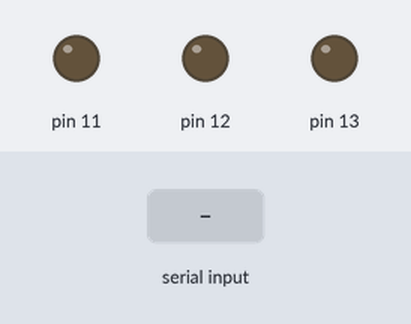
Bench run of a sketch on a simulated Arduino Uno, built with avr-gcc and run on an emulated ATmega328P. Shown: output pins drawn as LEDs (lit = HIGH). The inputs (shaded band) are chosen by the test bench. What the sketch prints to the serial monitor is not drawn.

Above: at 1.2 s.
1.3 s: "q" received over Serial
At 1.7 s:
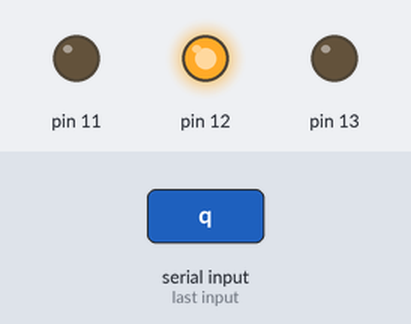
2.8 s: "a" received over Serial
At 4.0 s:
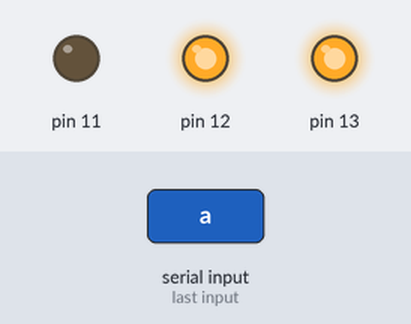
4.3 s: "w" received over Serial
At 5.2 s:
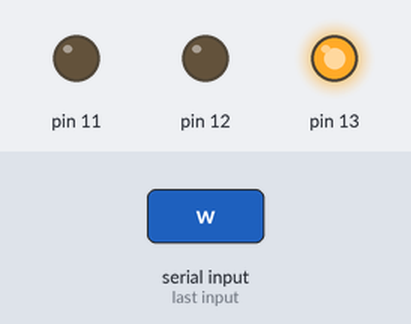
Timing chart, 0 to 7.3 s (numbered marks = the images above; inputs shaded):
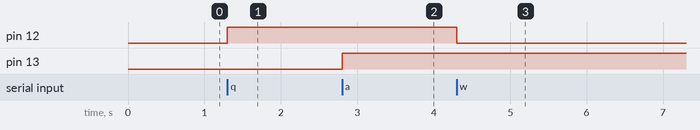

Measured:
- after the input at 1.3 s, pin 12: LOW → HIGH at once
- after the input at 2.8 s, pin 13: LOW → HIGH at once
- after the input at 4.3 s, pin 12: HIGH → LOW at once

The sketch:

Uni_Stepper_v01.ino
```cpp
#include <Stepper.h>
const int stepsPerRevolution = 2000;  // change this to fit the number of steps per revolution

void setup() {
  // put your setup code here, to run once:
Serial.begin(9600);
pinMode(11, 1);
pinMode(12, 1);
pinMode(13, 1);
}

void loop() {
while(!Serial.available()); //시리얼로 데이터 들어올 때까지 대기
char com = Serial.read(); //들어온 데이터를 변수 com에 저장
Serial.print(com);
switch(com) {
   case 'q':
   digitalWrite(12, 1) ;
   delay(50);
   break;
   case 'w':
   digitalWrite(12, 0) ;
   delay(50);
   break;
   case 'a':
   digitalWrite(13, 1) ;
   delay(50);
   break;
   case 's':
   digitalWrite(13, 0) ;
   delay(50);
   break;
   case 'z':
   for (int i=1; i <= 10000; i++){
      digitalWrite(11, 1) , digitalWrite(11, 0) ;
   delay(1);

}
}
}
```
